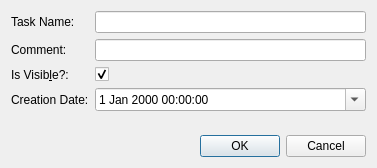
<?xml version="1.0" encoding="UTF-8"?>
<ui version="4.0">
 <class>KEditTaskDialog</class>
 <widget class="QDialog" name="KEditTaskDialog">
  <property name="geometry">
   <rect>
    <x>0</x>
    <y>0</y>
    <width>377</width>
    <height>168</height>
   </rect>
  </property>
  <property name="windowTitle">
   <string>Task/Worktype-Don't Panik</string>
  </property>
  <layout class="QVBoxLayout" name="verticalLayout">
   <item>
    <layout class="QFormLayout" name="formLayout">
     <item row="0" column="0">
      <widget class="QLabel" name="label">
       <property name="text">
        <string>Task Name:</string>
       </property>
      </widget>
     </item>
     <item row="0" column="1">
      <widget class="QLineEdit" name="task_name"/>
     </item>
     <item row="1" column="0">
      <widget class="QLabel" name="label_3">
       <property name="text">
        <string>Comment:</string>
       </property>
      </widget>
     </item>
     <item row="1" column="1">
      <widget class="QLineEdit" name="comment"/>
     </item>
     <item row="2" column="0">
      <widget class="QLabel" name="label_4">
       <property name="text">
        <string>Is Visib&amp;le?:</string>
       </property>
       <property name="buddy">
        <cstring>visible</cstring>
       </property>
      </widget>
     </item>
     <item row="2" column="1">
      <widget class="QCheckBox" name="visible">
       <property name="text">
        <string/>
       </property>
       <property name="checked">
        <bool>true</bool>
       </property>
      </widget>
     </item>
     <item row="3" column="0">
      <widget class="QLabel" name="label_2">
       <property name="text">
        <string>Creation Date:</string>
       </property>
      </widget>
     </item>
     <item row="3" column="1">
      <widget class="QDateTimeEdit" name="creation_date">
       <property name="sizePolicy">
        <sizepolicy hsizetype="Expanding" vsizetype="Fixed">
         <horstretch>0</horstretch>
         <verstretch>0</verstretch>
        </sizepolicy>
       </property>
       <property name="calendarPopup">
        <bool>true</bool>
       </property>
      </widget>
     </item>
    </layout>
   </item>
   <item>
    <spacer name="verticalSpacer">
     <property name="orientation">
      <enum>Qt::Vertical</enum>
     </property>
     <property name="sizeHint" stdset="0">
      <size>
       <width>20</width>
       <height>8</height>
      </size>
     </property>
    </spacer>
   </item>
   <item>
    <widget class="QDialogButtonBox" name="buttons">
     <property name="standardButtons">
      <set>QDialogButtonBox::Cancel|QDialogButtonBox::Ok</set>
     </property>
    </widget>
   </item>
  </layout>
 </widget>
 <tabstops>
  <tabstop>task_name</tabstop>
  <tabstop>comment</tabstop>
  <tabstop>visible</tabstop>
  <tabstop>creation_date</tabstop>
 </tabstops>
 <resources/>
 <connections/>
</ui>
